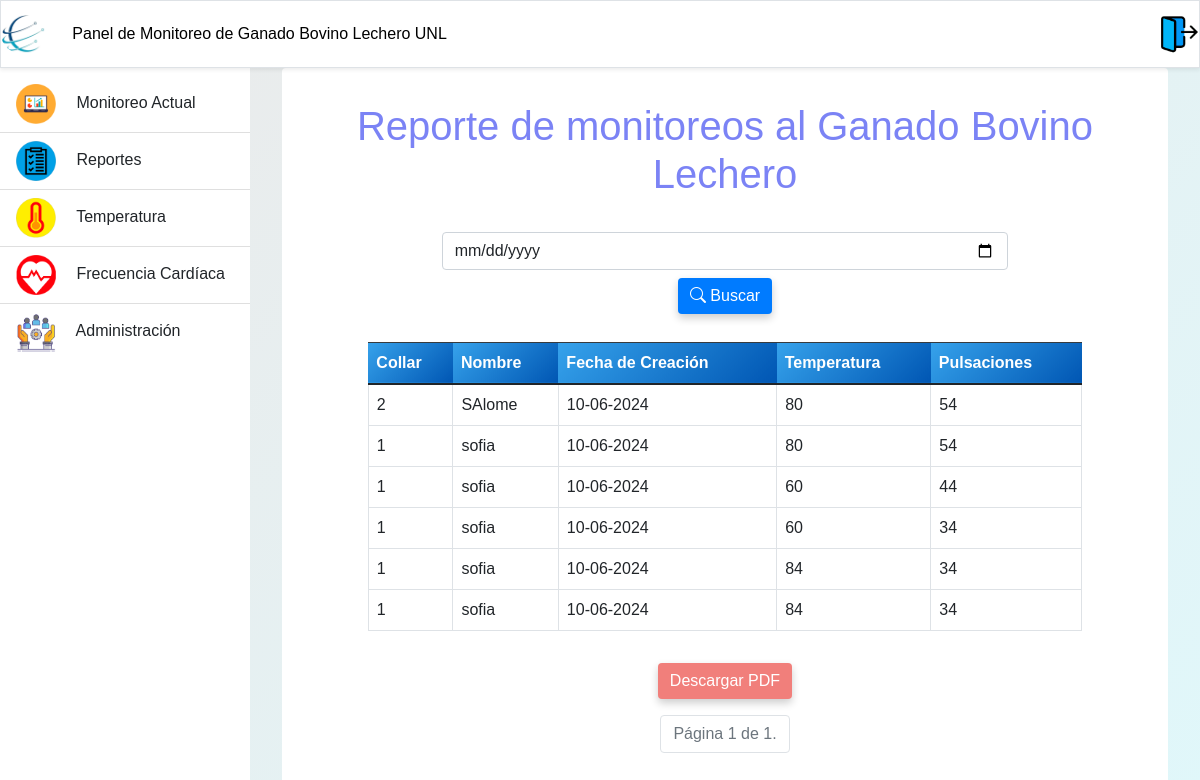
The page /reportes/ (signed in) on the database as committed earlier.
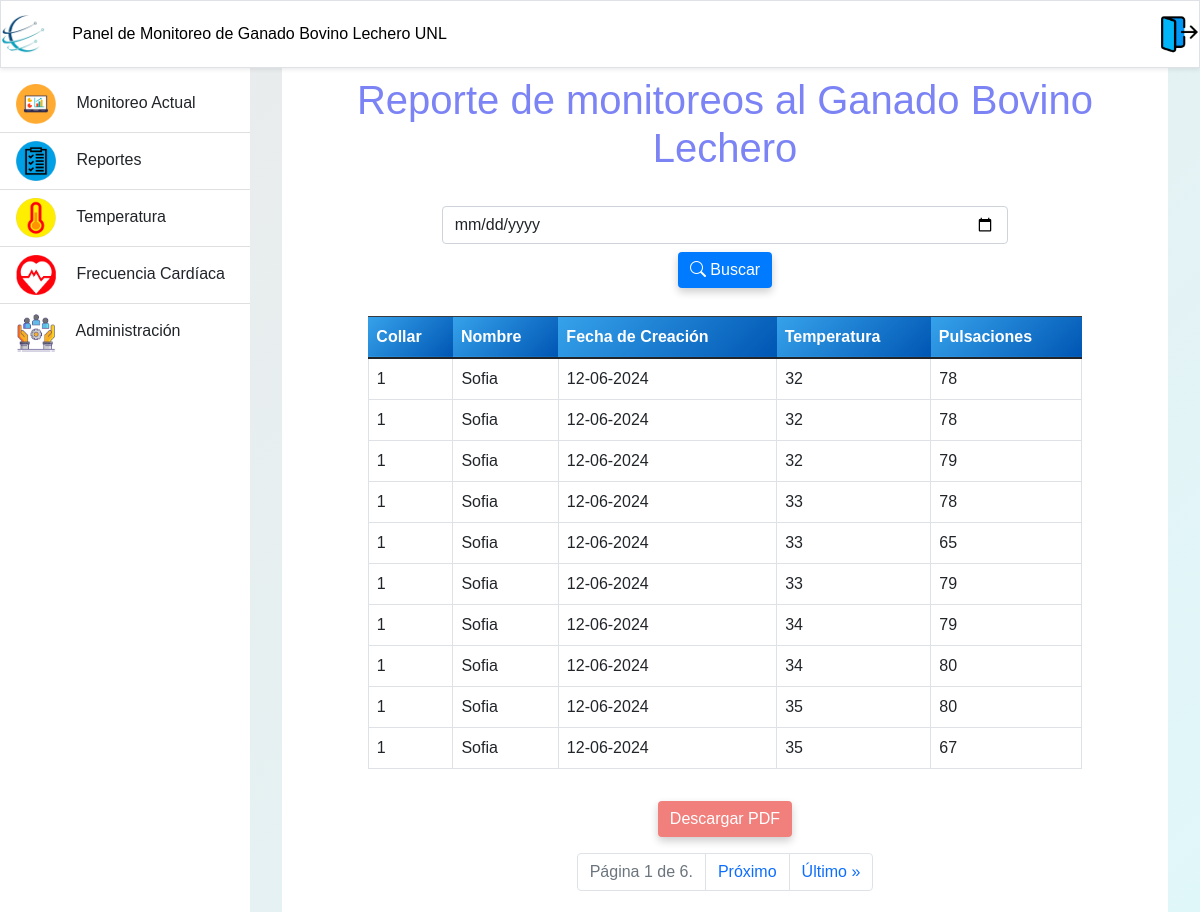
The same page on the database as committed later.
### temp_car/models.py (models this page shows, shortened)
class Lectura(models.Model):
    id_Lectura = models.AutoField(primary_key=True)
    id_Temperatura = models.ForeignKey(Temperatura, on_delete=models.CASCADE)
    id_Pulsaciones = models.ForeignKey(Pulsaciones, on_delete=models.CASCADE)
    fecha_lectura = models.DateField(default=getHours.getDate)
    hora_lectura = models.TimeField(default=getHours.getTime)
    id_Bovino = models.ForeignKey(Bovinos, on_delete=models.CASCADE)

class Bovinos(models.Model):
    id_Bovinos = models.AutoField(primary_key=True)
    idCollar = models.IntegerField(unique=True)
    macCollar = models.CharField(max_length=100, blank=True, null=True, unique=True)
    nombre = models.CharField(max_length=100)
    fecha_registro = models.DateField()

class Temperatura(models.Model):
    id_Temperatura = models.AutoField(primary_key=True)
    valor = models.IntegerField()

class Pulsaciones(models.Model):
    id_Pulsaciones = models.AutoField(primary_key=True)
    valor = models.IntegerField()

### temp_car/views.py (the view, shortened to what this page needs)
# urls.py: path('reportes/', reportes, name='reportes'),
@login_required
def reportes(request):
    page = request.GET.get('page', 1)
    fecha_busqueda = request.GET.get('fecha_busqueda')
    reportes_list = Lectura.objects.all().order_by('-fecha_lectura', '-hora_lectura')
    paginator = Paginator(reportes_list, 10)  # Muestra 10 elementos por página
    try:
        reportes = paginator.page(page)
    except PageNotAnInteger:
        reportes = paginator.page(1)
    except EmptyPage:
        reportes = paginator.page(paginator.num_pages)
    context = {
        'reportes': reportes,
        'fecha_busqueda': fecha_busqueda.strftime('%Y-%m-%d') if fecha_busqueda else '',
    }
    return render(request, 'appMonitor/dashboard/reports.html', context)

### temp_car/templates/appMonitor/dashboard/reports.html (shortened to what this page needs)
{% extends 'appMonitor/baseDashboard.html' %}
{% load static %}
{% load widget_tweaks %}
{% block content %}
<div class="container-sm h-100">
    <div class="row d-flex align-content-center justify-content-center h-100">
        <div class="col-md-12 rounded-2 py-4 bg-white">
            <div class="row">
                <div class="col-12">
                    <div class="titulo-amarillo">
                        <h1 class="text-center mb-4">
                            Reporte de monitoreos al Ganado Bovino Lechero
                        </h1>
                    </div>
                    <div class="row justify-content-center">
                        <div class="col-md-8">
                            <div id="formBusqueda" class="text-center">
                                <form method="get" action="">
                                    <input id="fecha" class="form-control mb-2" type="date" placeholder="Seleccionar fecha" name="fecha_busqueda" value="{{ fecha_busqueda }}">
                                    <button id="buscarBtn" class="btn btn-primary mb-2" type="submit">
                                        <i class="bi bi-search"></i> Buscar
                                    </button>
                                </form>
                            </div>
                        </div>
                    </div>
                    <div class="row justify-content-center">
                        <div class="col-md-10">
                            <div id="tablaContainer" class="table-responsive">
                                <table id="tablaReportes" class="table table-bordered table-hover">
                                    <thead class="table-dark">
                                        <tr>
                                            <th>Collar</th>
                                            <th>Nombre</th>
                                            <th>Fecha de Creación</th>
                                            <th>Temperatura</th>
                                            <th>Pulsaciones</th>
                                        </tr>
                                    </thead>
                                    <tbody>
                                        {% for reporte in reportes %}
                                        <tr>
                                            <td>{{ reporte.id_Bovino.idCollar }}</td>
                                            <td>{{ reporte.id_Bovino.nombre }}</td>
                                            <td>{{ reporte.fecha_lectura|date:"d-m-Y" }}</td>
                                            <td>{{ reporte.id_Temperatura.valor }}</td>
                                            <td>{{ reporte.id_Pulsaciones.valor }}</td>
                                        </tr>
                                        {% endfor %}
                                    </tbody>
                                </table>
                            </div>
                            <div class="text-center mt-3">
                                <a href="{% url 'generar_pdf' %}" class="btn btn-primary boton-descargar">
                                    Descargar PDF
                                </a>
                            </div>
                            <nav aria-label="Page navigation">
                                <ul class="pagination justify-content-center mt-3">
                                    <li class="page-item disabled">
                                        <span class="page-link">
                                            Página {{ reportes.number }} de {{ reportes.paginator.num_pages }}.
                                        </span>
                                    </li>
                                    {% if reportes.has_next %}
                                    <li class="page-item">
                                        <a class="page-link" href="?page={{ reportes.next_page_number }}">Próximo</a>
                                    </li>
                                    <li class="page-item">
                                        <a class="page-link" href="?page={{ reportes.paginator.num_pages }}">Último &raquo;</a>
                                    </li>
                                    {% endif %}
                                </ul>
                            </nav>
                        </div>
                    </div>
                </div>
            </div>
        </div>
    </div>
</div>
{% endblock %}

### temp_car/templates/appMonitor/baseDashboard.html (shortened to what this page needs)
<!DOCTYPE html>
<html lang="es">
<head>
    {% load static %}
    {% load bootstrap5 %}
    {% bootstrap_css %}
    <link href="https://cdn.jsdelivr.net/npm/bootstrap@5.1.3/dist/css/bootstrap.min.css" rel="stylesheet">
    <link href="https://cdnjs.cloudflare.com/ajax/libs/bootstrap-icons/1.5.0/font/bootstrap-icons.min.css" rel="stylesheet">
    <link rel="stylesheet" href="https://cdnjs.cloudflare.com/ajax/libs/font-awesome/5.15.4/css/all.min.css">
</head>
<body>
    <nav id="main-navbar" class="navbar navbar-expand-lg navbar-light fixed-top border shadow-sm bg-white" >
        <div class="container-fluid">
            <a href="#" class="navbar-brand d-flex align-items-center">
                <img src="{% static 'assets/img/logo_sistemas.jpg' %}" alt="Logo" />
            </a>
            <a class="d-none d-md-flex w-auto my-auto" href="#" style="background-color: white; padding: 10px; text-decoration: none; color: black;">
                <span class="text-nowrap" style="text-align: center; min-width: 225px">
                    Panel de Monitoreo de Ganado Bovino Lechero UNL
                </span>
            </a>
            <ul class="navbar-nav ms-auto d-flex flex-row">
                {% if user.is_authenticated %}
                <a href="{% url 'salir' %}">
                    <img src="{% static 'assets/img/usuarios/salir.png' %}" width="40" height="40">
                </a>
                {% else %}
                <a href="{% url 'login' %}"></a>
                {% endif %}
            </ul>
        </div>
    </nav>
    <nav id="sidebarMenu" class="collapse d-lg-block sidebar collapse bg-white" >
        <div class="position-sticky">
            <div class="list-group list-group-flush mx-0">
                <a href="{% url 'monitoreo_actual' %}" class="list-group-item list-group-item-action py-2 ripple">
                    <img class="me-3" src="{% static 'assets/img/mas_recientes.png' %}" width="40" height="40" />
                    <span>Monitoreo Actual</span>
                </a>
                <a href="{% url 'reportes' %}" class="list-group-item list-group-item-action py-2 ripple">
                    <img class="me-3" src="{% static 'assets/img/reportes.png' %}" width="40" height="40" />
                    <span>Reportes</span>
                </a>
                <a href="{% url 'temperatura' %}" class="list-group-item list-group-item-action py-2 ripple">
                    <img class="me-3" src="{% static 'assets/img/temperatura.png' %}" width="40" height="40" />
                    <span>Temperatura</span>
                </a>
                <a href="{% url 'frecuencia' %}" class="list-group-item list-group-item-action py-2 ripple">
                    <img class="me-3" src="{% static 'assets/img/ritmo.png' %}" width="40" height="40" />
                    <span>Frecuencia Cardíaca</span>
                </a>
                {% if user.is_staff %}
                <a href="{% url 'gestion' %}" class="list-group-item list-group-item-action py-2 ripple">
                    <img class="me-3" src="{% static 'assets/img/usuarios/Gestionar_Usuarios.png' %}" width="40" height="40" />
                    <span>Administración</span>
                </a>
                {% endif %}
            </div>
        </div>
    </nav>
    <main class="bg-dark-light ">
        {% block content %}{% endblock %}
    </main>
</body>
</html>

### temp_car/templates/appMonitor/dashboard/reports.html (style rules this page uses)
body { background: linear-gradient(135deg, #ebeaea, #e0f7fa); margin: 0; font-family: 'Arial', sans-serif; }
.table-responsive { margin-top: 20px; overflow-x: auto; }
.table thead th { background: linear-gradient(135deg, #36a2eb, #0056b3); color: #ffffff; border: none; }
.table tbody td { background: #ffffff; color: #212529; border: 1px solid #dee2e6; }
.container-fluid { padding: 0; }
.rounded-2 { border-radius: 12px; }
.py-4 { padding-top: 2rem; padding-bottom: 2rem; }
.bg-white { background-color: #ffffff; }
.titulo-amarillo h1 { color: #7b83f5; padding: 10px; }
.btn-primary { background-color: #007bff; border: none; box-shadow: 0 4px 8px rgba(0, 0, 0, 0.2); transition: background 0.3s ease, box-shadow 0.3s ease; }
.boton-descargar { background-color: #f17f7b; border: none; transition: background 0.3s ease, box-shadow 0.3s ease; }
.pagination { margin-top: 20px; }
.page-link { transition: background 0.3s ease, color 0.3s ease; }

### temp_car/templates/appMonitor/baseDashboard.html (style rules this page uses)
body { display: flex; flex-direction: column; height: 100vh; }
#sidebarMenu { position: fixed; top: 60px; left: 0; bottom: 0; width: 250px; z-index: 1000; background-color: #f8f9fa; overflow-y: auto; padding-top: 1rem; }
#main-navbar { position: fixed; top: 0; width: 100%; z-index: 1050; }
main { margin-top: 60px; margin-left: 250px; width: calc(100% - 250px); padding: 20px; overflow-y: auto; height: calc(100vh - 60px); display: flex; flex-direction: column; }
.navbar-brand img { border-radius: 50%; height: 40px; }
.list-group-item img { margin-right: 10px; }

Rows that differ between the two databases and show on the page:
no longer on this page (row unchanged): Lectura: id_Bovino.idCollar "2", id_Bovino.nombre "SAlome", fecha_lectura "10-06-2024", id_Temperatura.valor "80", id_Pulsaciones.valor "54"
removed Lectura: id_Bovino.idCollar "1", id_Bovino.nombre "sofia", fecha_lectura "10-06-2024", id_Temperatura.valor "80", id_Pulsaciones.valor "54"
removed Lectura: id_Bovino.idCollar "1", id_Bovino.nombre "sofia", fecha_lectura "10-06-2024", id_Temperatura.valor "60", id_Pulsaciones.valor "44"
removed Lectura: id_Bovino.idCollar "1", id_Bovino.nombre "sofia", fecha_lectura "10-06-2024", id_Temperatura.valor "60", id_Pulsaciones.valor "34"
removed Lectura: id_Bovino.idCollar "1", id_Bovino.nombre "sofia", fecha_lectura "10-06-2024", id_Temperatura.valor "84", id_Pulsaciones.valor "34"
removed Lectura: id_Bovino.idCollar "1", id_Bovino.nombre "sofia", fecha_lectura "10-06-2024", id_Temperatura.valor "84", id_Pulsaciones.valor "34"
added Lectura: id_Bovino.idCollar "1", id_Bovino.nombre "Sofia", fecha_lectura "12-06-2024", id_Temperatura.valor "32", id_Pulsaciones.valor "78"
added Lectura: id_Bovino.idCollar "1", id_Bovino.nombre "Sofia", fecha_lectura "12-06-2024", id_Temperatura.valor "32", id_Pulsaciones.valor "78"
added Lectura: id_Bovino.idCollar "1", id_Bovino.nombre "Sofia", fecha_lectura "12-06-2024", id_Temperatura.valor "32", id_Pulsaciones.valor "79"
added Lectura: id_Bovino.idCollar "1", id_Bovino.nombre "Sofia", fecha_lectura "12-06-2024", id_Temperatura.valor "33", id_Pulsaciones.valor "78"
added Lectura: id_Bovino.idCollar "1", id_Bovino.nombre "Sofia", fecha_lectura "12-06-2024", id_Temperatura.valor "33", id_Pulsaciones.valor "65"
added Lectura: id_Bovino.idCollar "1", id_Bovino.nombre "Sofia", fecha_lectura "12-06-2024", id_Temperatura.valor "33", id_Pulsaciones.valor "79"
added Lectura: id_Bovino.idCollar "1", id_Bovino.nombre "Sofia", fecha_lectura "12-06-2024", id_Temperatura.valor "34", id_Pulsaciones.valor "79"
added Lectura: id_Bovino.idCollar "1", id_Bovino.nombre "Sofia", fecha_lectura "12-06-2024", id_Temperatura.valor "34", id_Pulsaciones.valor "80"
added Lectura: id_Bovino.idCollar "1", id_Bovino.nombre "Sofia", fecha_lectura "12-06-2024", id_Temperatura.valor "35", id_Pulsaciones.valor "80"
added Lectura: id_Bovino.idCollar "1", id_Bovino.nombre "Sofia", fecha_lectura "12-06-2024", id_Temperatura.valor "35", id_Pulsaciones.valor "67"
Other text that changed with them:
{{ reportes.paginator.num_pages }}: "1" → "6"
text now shown: "Próximo Último »"
